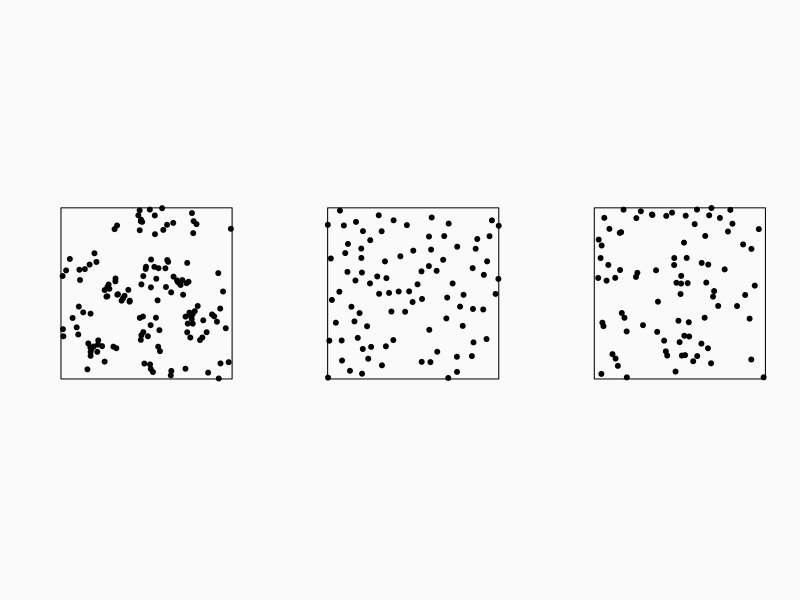
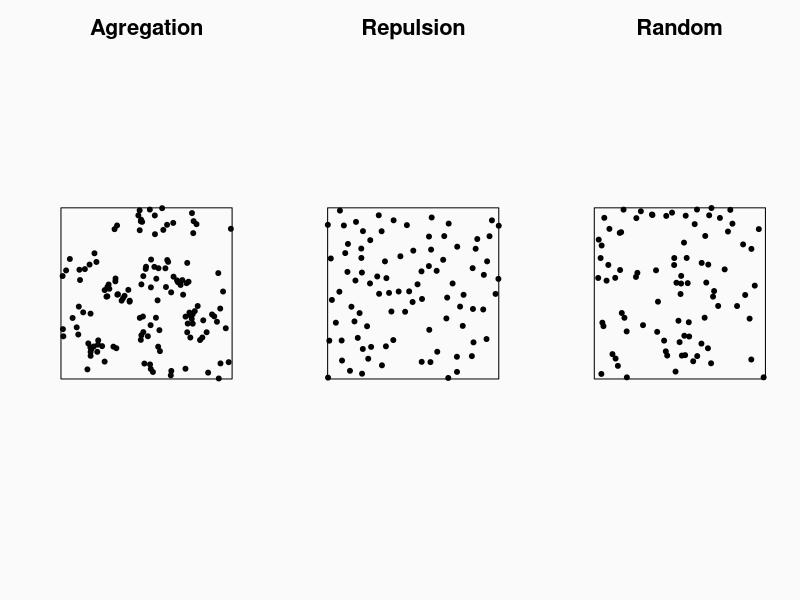
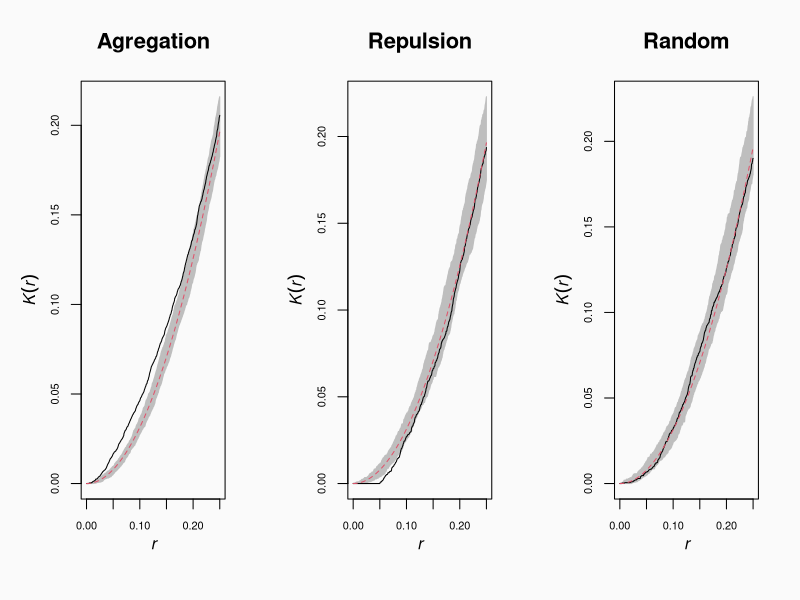
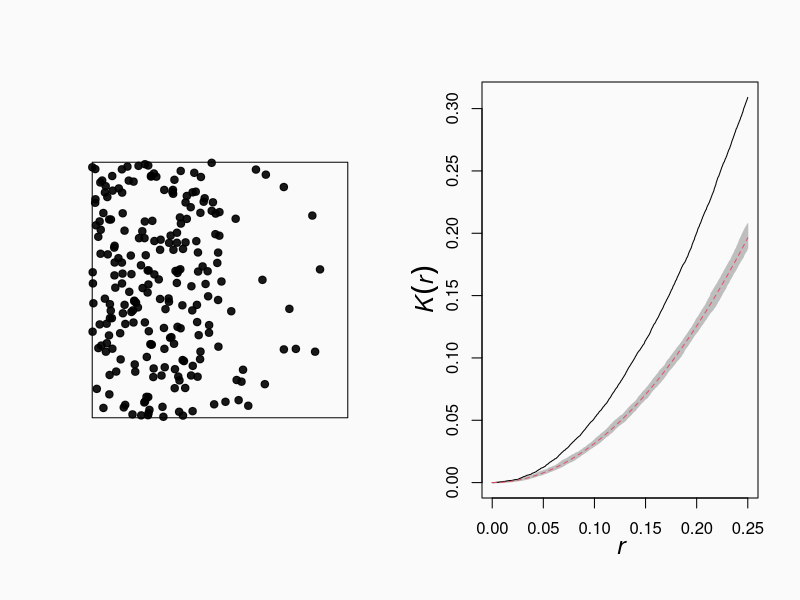
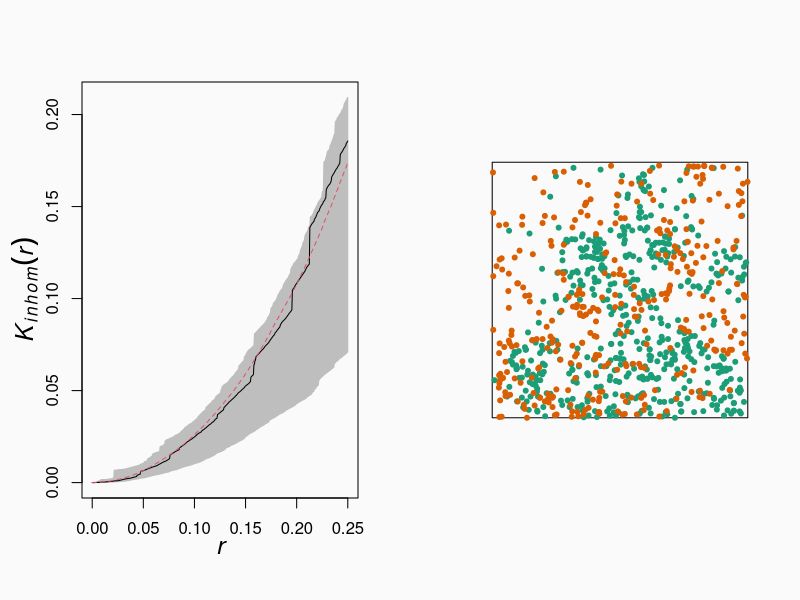
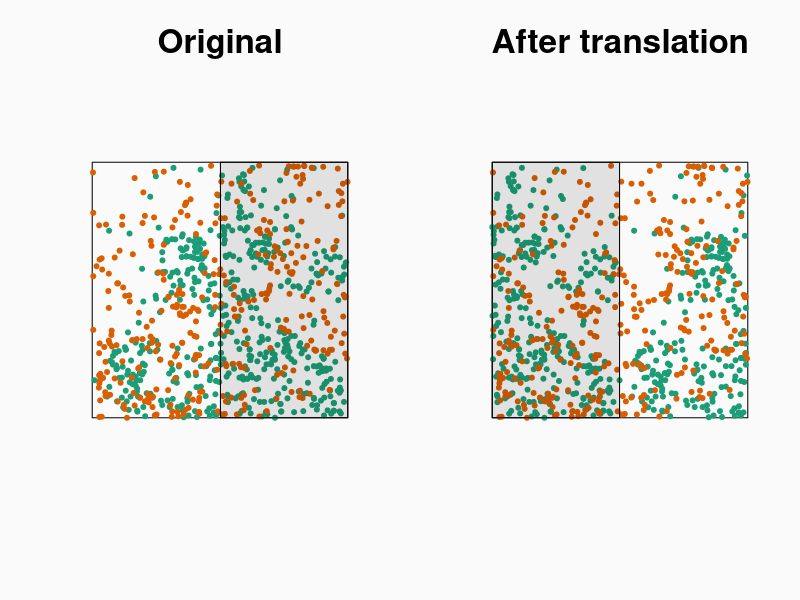
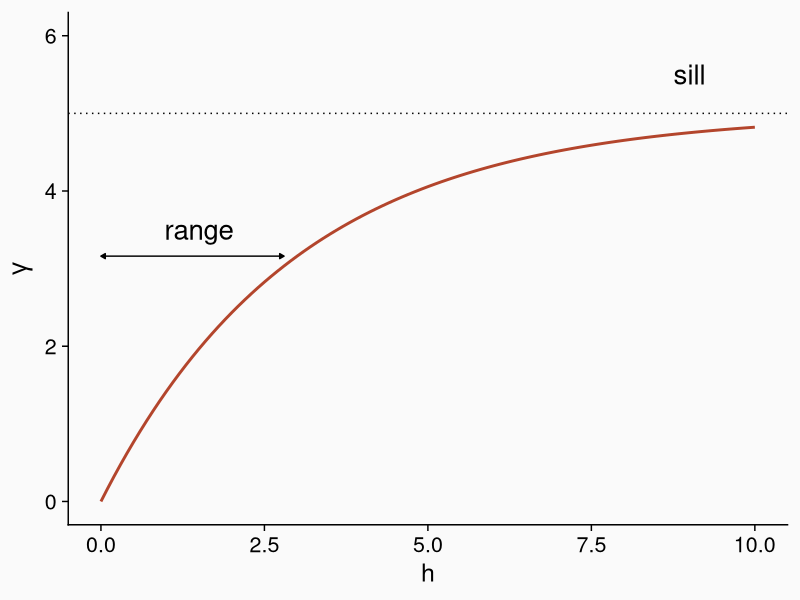
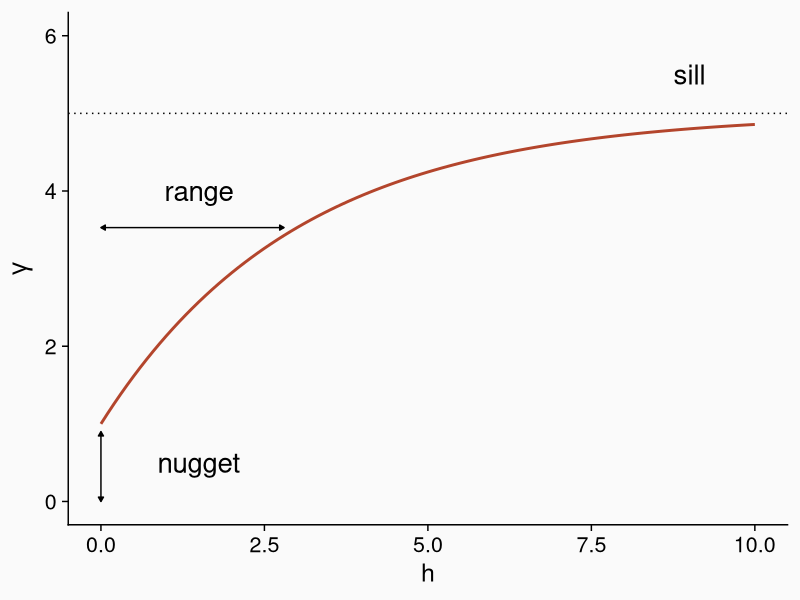

These charts were generated, in order, by the following R code:
## ---- chunk 1
knitr::opts_chunk$set(echo = TRUE, message = FALSE,
                      fig.dim = c(8, 5))
library(tidyverse)
library(cowplot)
theme_set(
  theme_cowplot(font_size = 18) +
    theme(panel.background = element_rect(fill = "#fafafa"),
          plot.background = element_rect(fill = "#fafafa"))
)

set.seed(8202)
## ---- chunk 2
library(spatstat)
## ---- chunk 3
csrp <- rpoispp(lambda = 100)
aggp <- rMatClust(20, 0.1, 5)
evenp <- rMaternII(150, 0.05)
par(mfrow = c(1, 3), bg = "#fafafa")
plot(aggp, main = "", pch = 19)
plot(evenp, main = "", pch = 19)
plot(csrp, main = "", pch = 19)
## ---- chunk 4
par(mfrow = c(1, 3), bg = "#fafafa", cex.main = 2)
plot(aggp, main = "Agregation", pch = 19)
plot(evenp, main = "Repulsion", pch = 19)
plot(csrp, main = "Random", pch = 19)
## ---- chunk 5
kagg <- envelope(aggp, Kest, correction = "iso") 
keven <- envelope(evenp, Kest, correction = "iso")
kcsr <- envelope(csrp, Kest, correction = "iso")
## ---- chunk 6
par(mfrow = c(1, 3), bg = "#fafafa", cex.main = 2, cex.lab = 1.5, mex = 1.5, mgp = c(2, 1, 0))
plot(kagg, main = "Agregation", legend = FALSE)
plot(keven, main = "Repulsion", legend = FALSE)
plot(kcsr, main = "Random", legend = FALSE)
## ---- chunk 7
lam_gr <- function(x, y) ifelse(x < 0.5, 500*(1-x), 200*(1-x))
hetp <- rpoispp(lam_gr)
khet <- envelope(hetp, Kest, correction = "iso")
## ---- chunk 8
par(mfrow = c(1, 2), bg = "#fafafa")
plot(hetp, pch = 19, main = "")
plot(khet, main = "", legend = FALSE)
## ---- chunk 9
khet2 <- envelope(hetp, Kinhom, simulate = function(x) rpoispp(lam_gr), 
                  correction = "iso")
## ---- chunk 10
par(bg = "#fafafa")
plot(khet2, main = "", legend = FALSE)
## ---- chunk 11
data(lansing)
lansing <- subset(lansing, marks %in% c("maple", "redoak"), drop = TRUE)
par(bg = "#fafafa")
plot(lansing, chars = 20, cols = c("#1b9e77", "#d95f02"), main = "", legend = FALSE)
## ---- chunk 12
par(mfrow = c(1, 2), bg = "#fafafa")
rsh <- rshift(lansing, which = 1, width = 0.5, height = 0)
plot(lansing, chars = 20, cols = c("#1b9e77", "#d95f02"), main = "Original", legend = FALSE)
rect(xleft = 1 - rsh$x[8], xright = 1, ybottom = 0, ytop = 1, 
     col = rgb(0, 0, 0, alpha = 0.1))
plot(rsh, chars = 20, cols = c("#1b9e77", "#d95f02"), main = "After translation", legend = FALSE)
rect(xleft = 0, xright = rsh$x[8], ybottom = 0, ytop = 1, 
     col = rgb(0, 0, 0, alpha = 0.1))
## ---- chunk 13
ggplot() +
    labs(x = "h", y = expression(gamma)) +
    stat_function(fun = function(x) 5 * (1 - exp(-x/3)),
                  geom = "line", color = "#b3452c", linewidth = 1) +
    geom_hline(yintercept = 5, linetype = "dotted") +
    geom_segment(aes(x = 0, xend = 2.8, y = 5*(1-exp(-1)),
                     yend = 5*(1-exp(-1))), 
                arrow = arrow(length = unit(0.05, "inches"), ends = "both", type = "closed")) +
    annotate("text", x = 1.5, y = 3.5, label = "range", size = 7) +
    annotate("text", x = 9, y = 5.5, label = "sill", size = 7) +
    scale_y_continuous(limits = c(0, 6)) +
    scale_x_continuous(limits = c(0, 10))
## ---- chunk 14
ggplot() +
    labs(x = "h", y = expression(gamma)) +
    stat_function(fun = function(x) 4 * (1 - exp(-x/3)) + 1,
                  geom = "line", color = "#b3452c", linewidth = 1) +
    geom_hline(yintercept = 5, linetype = "dotted") +
    geom_segment(aes(x = 0, xend = 2.8, y = 4*(1-exp(-1)) + 1,
                     yend = 4*(1-exp(-1)) + 1), 
                arrow = arrow(length = unit(0.05, "inches"), 
                              ends = "both", type = "closed")) +
    geom_segment(aes(x = 0, xend = 0, y = 0, yend = 0.9),
                 arrow = arrow(length = unit(0.05, "inches"),
                               ends = "both", type = "closed")) +
    annotate("text", x = 1.5, y = 4, label = "range", size = 7) +
    annotate("text", x = 9, y = 5.5, label = "sill", size = 7) +
    annotate("text", x = 1.5, y = 0.5, label = "nugget", size = 7) +
    scale_y_continuous(limits = c(0, 6)) +
    scale_x_continuous(limits = c(0, 10))
## ---- chunk 15
vexp <- ggplot() +
    labs(x = "h", y = expression(gamma), title = "Exponential") +
    stat_function(fun = function(x) 5 * (1 - exp(-x/3)),
                  geom = "line", color = "#b3452c", linewidth = 1) +
    geom_hline(yintercept = 5, linetype = "dotted") +
    scale_x_continuous(limits = c(0, 10))
    

vgau <- ggplot() +
    labs(x = "h", y = expression(gamma), title = "Gaussian") +
    stat_function(fun = function(x) 5 * (1 - exp(-x^2/4^2)),
                  geom = "line", color = "#b3452c", linewidth = 1) +
    geom_hline(yintercept = 5, linetype = "dotted") +
    scale_x_continuous(limits = c(0, 10))

vsph <- ggplot() +
    labs(x = "h", y = expression(gamma), title = "Spherical") +
    stat_function(fun = function(x) ifelse(x < 8, 5 * (1.5*x/8 - 0.5*x^3/8^3), 5),
                  geom = "line", color = "#b3452c", linewidth = 1) +
    geom_hline(yintercept = 5, linetype = "dotted") +
    scale_x_continuous(limits = c(0, 10))

plot_grid(vexp, vgau, vsph, nrow = 1)
